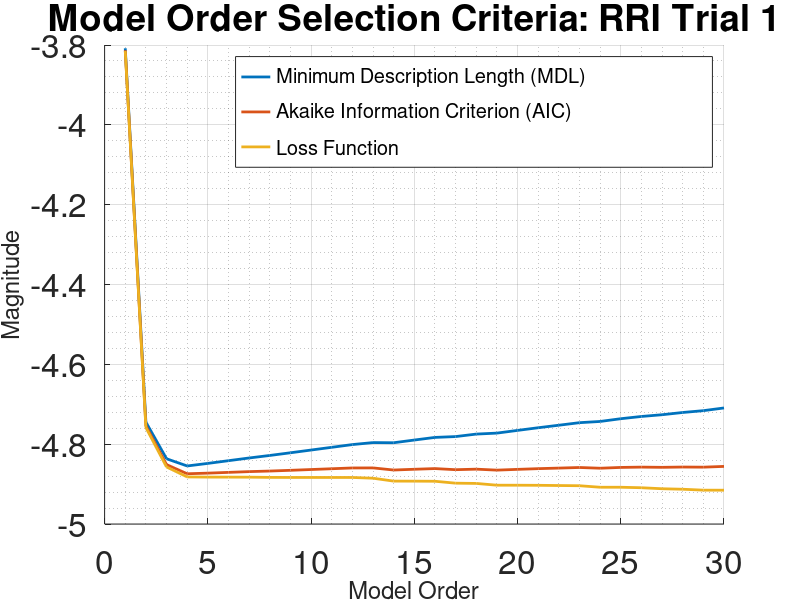

This chart was generated by the following MATLAB code:
clear all

% loading RRI data
load Anand_RRI

% max order to calculate MDL, AIC and Loss function for
order = 30;

% trial number
trial = 1;

% store RRI time series in variable data
% select which trial to analyse
h_data(:, 1) = Trial1_RRI;

% normalise data: zero mean unity variance
h_data(:, 2) = zscore(h_data(:, 1));

% define the length of the vector data
N = length(h_data(:, 1));

% initialise variable to hold estimated coefficients
coefs = zeros(order, order+1);

% intialise variable to hold estimated noise variance
e = zeros(order, 1);

% initialise variable to hold minimum description length (MLD)
MDL = zeros(order, 1);

% initialise variable to hold Akaike information criterion (AIC)
AIC = zeros(order, 1);

% for loop to run through all orders
for i = 1:order
    
    % use aryule function to obtain
    % AR coefficients
    % estimate of noise variance
    [coefs(i, 1:i+1), e(i, 1)] = aryule(h_data(:, 2), i);
    
    % use estimated noise variance to calculate MDL
    % MDL = log(E) + i*log(N)/N
    % where i is the number of estimated parameters (model order)
    % where N is the number of estimated data points
    MDL(i, 1) = log(e(i, 1)) + i * log(N) / N;
    
    % use estimated noise variance to calculate AIC
    % AIC = log(E) + 2*i/N
    % where i is the number of estimated parameters (model order)
    % where N is the number of estimated data points
    AIC(i, 1) = log(e(i,1)) + 2 * i / N;    
    
end

% generate x axis
x = linspace(1, order, order);

% set Line Width
line_width = 2;

% plot values
hold on;
plot(x, MDL, 'LineWidth', line_width);
plot(x, AIC, 'LineWidth', line_width); 
plot(x, log(e), 'LineWidth', line_width); 
hold off;

% graphing settings
str = sprintf('Model Order Selection Criteria: RRI Trial %d', trial);
title(str, 'FontSize', 40);
xlabel('\fontsize{24}Model Order')
ylabel('\fontsize{24}Magnitude')
legend( '\fontsize{20}Minimum Description Length (MDL)',...
        '\fontsize{20}Akaike Information Criterion (AIC)',...
        '\fontsize{20}Loss Function');

grid on 
grid minor

a = get(gca, 'XTickLabel');
set(gca,'XTickLabel', a, 'fontsize', 24);


